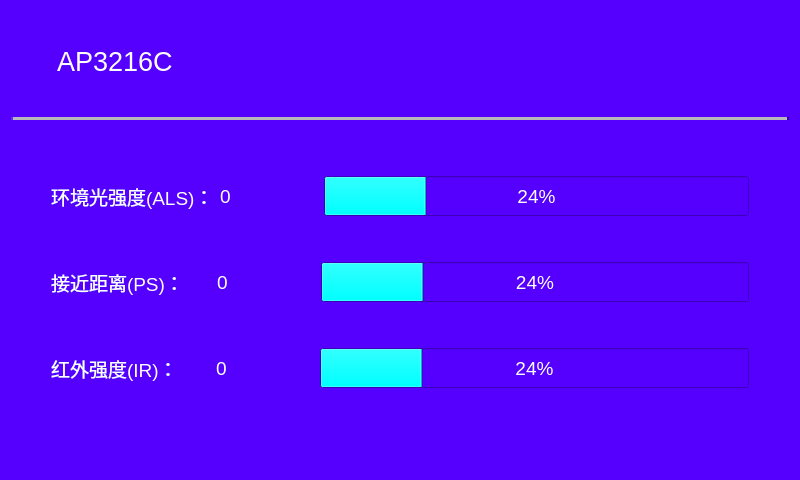
<?xml version="1.0" encoding="UTF-8"?>
<ui version="4.0">
 <class>Key</class>
 <widget class="QWidget" name="Key">
  <property name="geometry">
   <rect>
    <x>0</x>
    <y>0</y>
    <width>800</width>
    <height>480</height>
   </rect>
  </property>
  <property name="font">
   <font>
    <pointsize>14</pointsize>
   </font>
  </property>
  <property name="windowTitle">
   <string>Key</string>
  </property>
  <property name="whatsThis">
   <string>&lt;html&gt;&lt;head/&gt;&lt;body&gt;&lt;p&gt;&lt;br/&gt;&lt;/p&gt;&lt;/body&gt;&lt;/html&gt;</string>
  </property>
  <property name="styleSheet">
   <string notr="true">background-color: rgb(85, 0, 255);</string>
  </property>
  <layout class="QGridLayout" name="gridLayout">
   <item row="0" column="0">
    <spacer name="horizontalSpacer_4">
     <property name="orientation">
      <enum>Qt::Horizontal</enum>
     </property>
     <property name="sizeType">
      <enum>QSizePolicy::Fixed</enum>
     </property>
     <property name="sizeHint" stdset="0">
      <size>
       <width>40</width>
       <height>20</height>
      </size>
     </property>
    </spacer>
   </item>
   <item row="0" column="1">
    <widget class="QLabel" name="label">
     <property name="minimumSize">
      <size>
       <width>0</width>
       <height>60</height>
      </size>
     </property>
     <property name="maximumSize">
      <size>
       <width>16777215</width>
       <height>60</height>
      </size>
     </property>
     <property name="font">
      <font>
       <pointsize>20</pointsize>
      </font>
     </property>
     <property name="styleSheet">
      <string notr="true">color: rgb(255, 255, 255);</string>
     </property>
     <property name="text">
      <string>AP3216C</string>
     </property>
    </widget>
   </item>
   <item row="1" column="0" colspan="2">
    <widget class="Line" name="line">
     <property name="font">
      <font>
       <pointsize>11</pointsize>
      </font>
     </property>
     <property name="styleSheet">
      <string notr="true"/>
     </property>
     <property name="frameShadow">
      <enum>QFrame::Raised</enum>
     </property>
     <property name="lineWidth">
      <number>2</number>
     </property>
     <property name="midLineWidth">
      <number>4</number>
     </property>
     <property name="orientation">
      <enum>Qt::Horizontal</enum>
     </property>
    </widget>
   </item>
   <item row="2" column="0" colspan="2">
    <layout class="QHBoxLayout" name="horizontalLayout_5">
     <property name="sizeConstraint">
      <enum>QLayout::SetFixedSize</enum>
     </property>
     <item>
      <spacer name="horizontalSpacer_5">
       <property name="orientation">
        <enum>Qt::Horizontal</enum>
       </property>
       <property name="sizeType">
        <enum>QSizePolicy::Fixed</enum>
       </property>
       <property name="sizeHint" stdset="0">
        <size>
         <width>40</width>
         <height>20</height>
        </size>
       </property>
      </spacer>
     </item>
     <item>
      <layout class="QVBoxLayout" name="verticalLayout">
       <item>
        <spacer name="verticalSpacer_4">
         <property name="orientation">
          <enum>Qt::Vertical</enum>
         </property>
         <property name="sizeType">
          <enum>QSizePolicy::Fixed</enum>
         </property>
         <property name="sizeHint" stdset="0">
          <size>
           <width>20</width>
           <height>30</height>
          </size>
         </property>
        </spacer>
       </item>
       <item>
        <layout class="QHBoxLayout" name="horizontalLayout">
         <item>
          <widget class="QLabel" name="label_2">
           <property name="minimumSize">
            <size>
             <width>156</width>
             <height>0</height>
            </size>
           </property>
           <property name="font">
            <font>
             <pointsize>14</pointsize>
            </font>
           </property>
           <property name="styleSheet">
            <string notr="true">color: rgb(255, 255, 255);</string>
           </property>
           <property name="text">
            <string>环境光强度(ALS)：</string>
           </property>
          </widget>
         </item>
         <item>
          <widget class="QLabel" name="label_3">
           <property name="minimumSize">
            <size>
             <width>38</width>
             <height>0</height>
            </size>
           </property>
           <property name="font">
            <font>
             <pointsize>14</pointsize>
            </font>
           </property>
           <property name="styleSheet">
            <string notr="true">color: rgb(255, 255, 255);</string>
           </property>
           <property name="text">
            <string>0</string>
           </property>
          </widget>
         </item>
         <item>
          <spacer name="horizontalSpacer">
           <property name="orientation">
            <enum>Qt::Horizontal</enum>
           </property>
           <property name="sizeType">
            <enum>QSizePolicy::Fixed</enum>
           </property>
           <property name="sizeHint" stdset="0">
            <size>
             <width>60</width>
             <height>20</height>
            </size>
           </property>
          </spacer>
         </item>
         <item>
          <widget class="QProgressBar" name="progressBar">
           <property name="minimumSize">
            <size>
             <width>0</width>
             <height>40</height>
            </size>
           </property>
           <property name="styleSheet">
            <string notr="true">color: rgb(255, 255, 255);
selection-background-color: rgb(0, 255, 255);</string>
           </property>
           <property name="value">
            <number>24</number>
           </property>
          </widget>
         </item>
        </layout>
       </item>
       <item>
        <spacer name="verticalSpacer">
         <property name="orientation">
          <enum>Qt::Vertical</enum>
         </property>
         <property name="sizeType">
          <enum>QSizePolicy::Fixed</enum>
         </property>
         <property name="sizeHint" stdset="0">
          <size>
           <width>20</width>
           <height>40</height>
          </size>
         </property>
        </spacer>
       </item>
       <item>
        <layout class="QHBoxLayout" name="horizontalLayout_2">
         <item>
          <widget class="QLabel" name="label_4">
           <property name="minimumSize">
            <size>
             <width>156</width>
             <height>0</height>
            </size>
           </property>
           <property name="font">
            <font>
             <pointsize>14</pointsize>
            </font>
           </property>
           <property name="styleSheet">
            <string notr="true">color: rgb(255, 255, 255);</string>
           </property>
           <property name="text">
            <string>接近距离(PS)：     </string>
           </property>
          </widget>
         </item>
         <item>
          <widget class="QLabel" name="label_5">
           <property name="minimumSize">
            <size>
             <width>38</width>
             <height>0</height>
            </size>
           </property>
           <property name="font">
            <font>
             <pointsize>14</pointsize>
            </font>
           </property>
           <property name="styleSheet">
            <string notr="true">color: rgb(255, 255, 255);</string>
           </property>
           <property name="text">
            <string>0</string>
           </property>
          </widget>
         </item>
         <item>
          <spacer name="horizontalSpacer_2">
           <property name="orientation">
            <enum>Qt::Horizontal</enum>
           </property>
           <property name="sizeType">
            <enum>QSizePolicy::Fixed</enum>
           </property>
           <property name="sizeHint" stdset="0">
            <size>
             <width>60</width>
             <height>20</height>
            </size>
           </property>
          </spacer>
         </item>
         <item>
          <widget class="QProgressBar" name="progressBar_2">
           <property name="minimumSize">
            <size>
             <width>0</width>
             <height>40</height>
            </size>
           </property>
           <property name="styleSheet">
            <string notr="true">color: rgb(255, 255, 255);
selection-background-color: rgb(0, 255, 255);</string>
           </property>
           <property name="value">
            <number>24</number>
           </property>
          </widget>
         </item>
        </layout>
       </item>
       <item>
        <spacer name="verticalSpacer_2">
         <property name="orientation">
          <enum>Qt::Vertical</enum>
         </property>
         <property name="sizeType">
          <enum>QSizePolicy::Fixed</enum>
         </property>
         <property name="sizeHint" stdset="0">
          <size>
           <width>20</width>
           <height>40</height>
          </size>
         </property>
        </spacer>
       </item>
       <item>
        <layout class="QHBoxLayout" name="horizontalLayout_3">
         <item>
          <widget class="QLabel" name="label_6">
           <property name="minimumSize">
            <size>
             <width>156</width>
             <height>0</height>
            </size>
           </property>
           <property name="font">
            <font>
             <pointsize>14</pointsize>
            </font>
           </property>
           <property name="styleSheet">
            <string notr="true">color: rgb(255, 255, 255);</string>
           </property>
           <property name="text">
            <string>红外强度(IR)：      </string>
           </property>
          </widget>
         </item>
         <item>
          <widget class="QLabel" name="label_7">
           <property name="minimumSize">
            <size>
             <width>38</width>
             <height>0</height>
            </size>
           </property>
           <property name="font">
            <font>
             <pointsize>14</pointsize>
            </font>
           </property>
           <property name="styleSheet">
            <string notr="true">color: rgb(255, 255, 255);</string>
           </property>
           <property name="text">
            <string>0</string>
           </property>
          </widget>
         </item>
         <item>
          <spacer name="horizontalSpacer_3">
           <property name="orientation">
            <enum>Qt::Horizontal</enum>
           </property>
           <property name="sizeType">
            <enum>QSizePolicy::Fixed</enum>
           </property>
           <property name="sizeHint" stdset="0">
            <size>
             <width>60</width>
             <height>20</height>
            </size>
           </property>
          </spacer>
         </item>
         <item>
          <widget class="QProgressBar" name="progressBar_3">
           <property name="minimumSize">
            <size>
             <width>0</width>
             <height>40</height>
            </size>
           </property>
           <property name="styleSheet">
            <string notr="true">color: rgb(255, 255, 255);
selection-background-color: rgb(0, 255, 255);</string>
           </property>
           <property name="value">
            <number>24</number>
           </property>
          </widget>
         </item>
        </layout>
       </item>
       <item>
        <spacer name="verticalSpacer_3">
         <property name="orientation">
          <enum>Qt::Vertical</enum>
         </property>
         <property name="sizeType">
          <enum>QSizePolicy::Fixed</enum>
         </property>
         <property name="sizeHint" stdset="0">
          <size>
           <width>20</width>
           <height>60</height>
          </size>
         </property>
        </spacer>
       </item>
      </layout>
     </item>
     <item>
      <spacer name="horizontalSpacer_6">
       <property name="orientation">
        <enum>Qt::Horizontal</enum>
       </property>
       <property name="sizeType">
        <enum>QSizePolicy::Fixed</enum>
       </property>
       <property name="sizeHint" stdset="0">
        <size>
         <width>40</width>
         <height>20</height>
        </size>
       </property>
      </spacer>
     </item>
    </layout>
   </item>
  </layout>
 </widget>
 <resources/>
 <connections/>
</ui>
